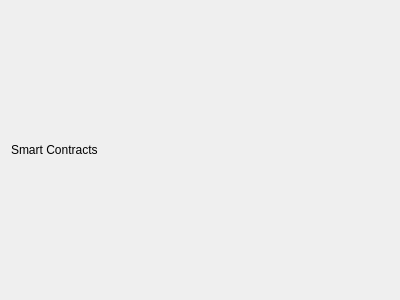
<?xml version="1.0" encoding="UTF-8"?>
<ui version="4.0">
 <class>MTAgreementDetails</class>
 <widget class="MTEditDetails" name="MTAgreementDetails">
  <property name="geometry">
   <rect>
    <x>0</x>
    <y>0</y>
    <width>400</width>
    <height>300</height>
   </rect>
  </property>
  <property name="windowTitle">
   <string>Form</string>
  </property>
  <layout class="QVBoxLayout" name="verticalLayout">
   <item>
    <widget class="QLabel" name="label">
     <property name="text">
      <string>Smart Contracts</string>
     </property>
    </widget>
   </item>
  </layout>
 </widget>
 <customwidgets>
  <customwidget>
   <class>MTEditDetails</class>
   <extends>QWidget</extends>
   <header>editdetails.h</header>
   <container>1</container>
  </customwidget>
 </customwidgets>
 <resources/>
 <connections/>
</ui>
